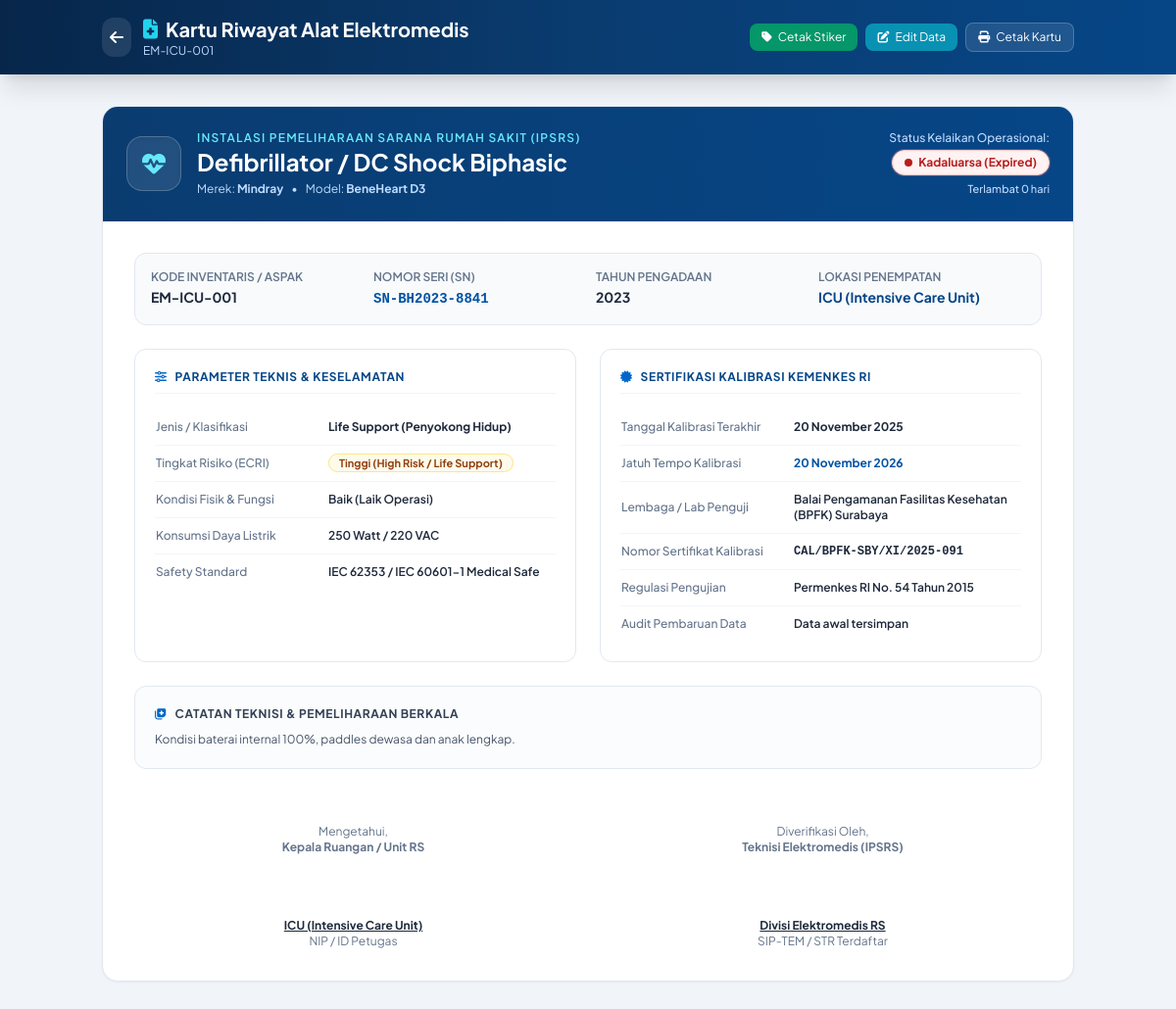
The app's page /detail.php?id=1 (signed in) with its own data.
### tables this page shows
CREATE TABLE `alat` (
  `id` INT AUTO_INCREMENT PRIMARY KEY,
  `kode_alat` VARCHAR(50) DEFAULT NULL,
  `nama_alat` VARCHAR(150) NOT NULL,
  `jenis_alat` VARCHAR(100) NOT NULL,
  `merek` VARCHAR(100) NOT NULL,
  `tipe_model` VARCHAR(100) DEFAULT NULL,
  `nomor_seri` VARCHAR(100) DEFAULT NULL,
  `tahun` VARCHAR(20) DEFAULT NULL,
  `lokasi` VARCHAR(150) NOT NULL,
  `tgl_kalibrasi_terakhir` DATE DEFAULT NULL,
  `tgl_kalibrasi_berikutnya` DATE DEFAULT NULL,
  `status_kalibrasi` VARCHAR(80) DEFAULT NULL,
  `lembaga_kalibrasi` VARCHAR(150) DEFAULT NULL,
  `no_sertifikat` VARCHAR(120) DEFAULT NULL,
  `kondisi` VARCHAR(80) DEFAULT 'Baik (Laik Operasi)',
  `daya_listrik` VARCHAR(80) DEFAULT NULL,
  `tingkat_risiko` VARCHAR(80) DEFAULT 'Sedang (Medium Risk)',
  `keterangan` TEXT DEFAULT NULL,
  `updated_by` VARCHAR(100) DEFAULT NULL,
  `updated_at` TIMESTAMP NULL DEFAULT NULL ON UPDATE CURRENT_TIMESTAMP,
  `created_at` TIMESTAMP DEFAULT CURRENT_TIMESTAMP
);

### config.php (called while the page is built, shortened)
<?php
function calculate_calibration_badge($tgl_berikutnya) {
    $today = new DateTime();
    $target = new DateTime($tgl_berikutnya);
    $diff = $today->diff($target);
    $isPast = $today > $target;
    $days = $diff->days;
    if ($isPast) {
        return [
            'status' => 'Kadaluarsa (Expired)',
            'badge' => 'bg-red-50 text-red-700 border-red-200 ring-1 ring-red-400/30',
            'days' => -$days,
            'text' => 'Terlambat ' . $days . ' hari'
        ];
    }
}

### detail.php (the view, shortened to what this page needs)
<?php
require_once __DIR__ . '/config.php';
$id = isset($_GET['id']) ? (int)$_GET['id'] : 0;
$stmt = $pdo->prepare("SELECT * FROM alat WHERE id = ?");
$stmt->execute([$id]);
$alat = $stmt->fetch();
$calBadge = calculate_calibration_badge($alat['tgl_kalibrasi_berikutnya']);
?>
<!DOCTYPE html>
<html lang="id">
<head>
    <script src="https://cdn.tailwindcss.com"></script>
    <link rel="stylesheet" href="https://cdnjs.cloudflare.com/ajax/libs/font-awesome/6.4.0/css/all.min.css">
</head>
<body class="bg-slate-100 min-h-screen text-slate-800 antialiased print:bg-white">
    <header class="bg-gradient-to-r from-medical-950 via-medical-900 to-medical-800 text-white shadow-xl print:hidden">
        <div class="max-w-5xl mx-auto px-4 py-4 flex items-center justify-between">
            <div class="flex items-center gap-3">
                <a href="index.php" class="p-2 bg-white/10 hover:bg-white/20 rounded-xl transition-all">
                    <i class="fa-solid fa-arrow-left"></i>
                </a>
                <div>
                    <h1 class="text-xl font-bold flex items-center gap-2">
                        <i class="fa-solid fa-file-medical text-cyan-400"></i>
                        <span>Kartu Riwayat Alat Elektromedis</span>
                    </h1>
                    <p class="text-xs text-blue-200"><?php echo htmlspecialchars($alat['kode_alat'] ?: 'ID: #' . $alat['id']); ?></p>
                </div>
            </div>
            <div class="flex items-center gap-2">
                <a href="cetak_label.php?id=<?php echo $alat['id']; ?>" target="_blank" class="text-xs bg-emerald-600 hover:bg-emerald-700 text-white px-3 py-1.5 rounded-lg shadow-sm transition-all flex items-center gap-1.5">
                    <i class="fa-solid fa-tag"></i>
                    <span>Cetak Stiker</span>
                </a>
                <a href="edit.php?id=<?php echo $alat['id']; ?>" class="text-xs bg-cyan-600 hover:bg-cyan-700 text-white px-3 py-1.5 rounded-lg shadow-sm transition-all flex items-center gap-1.5">
                    <i class="fa-solid fa-pen-to-square"></i>
                    <span>Edit Data</span>
                </a>
                <button onclick="window.print()" class="text-xs bg-white/10 hover:bg-white/20 text-white px-3 py-1.5 rounded-lg border border-white/20 transition-all flex items-center gap-1.5">
                    <i class="fa-solid fa-print"></i>
                    <span>Cetak Kartu</span>
                </button>
            </div>
        </div>
    </header>
    <main class="max-w-5xl mx-auto px-4 py-8">
        <div class="bg-white rounded-2xl shadow-sm border border-slate-200 overflow-hidden">
            <div class="p-6 bg-gradient-to-r from-medical-900 to-medical-800 text-white flex flex-col sm:flex-row sm:items-center justify-between gap-4">
                <div class="flex items-center gap-4">
                    <div class="w-14 h-14 rounded-2xl bg-white/10 border border-white/20 flex items-center justify-center text-cyan-300 text-2xl shadow-inner">
                        <i class="fa-solid fa-heart-pulse"></i>
                    </div>
                    <div>
                        <div class="text-xs uppercase tracking-widest text-cyan-300 font-semibold">Instalasi Pemeliharaan Sarana Rumah Sakit (IPSRS)</div>
                        <h2 class="text-2xl font-bold"><?php echo htmlspecialchars($alat['nama_alat']); ?></h2>
                        <div class="flex items-center gap-2 text-xs text-blue-200 mt-1">
                            <span>Merek: <strong><?php echo htmlspecialchars($alat['merek']); ?></strong></span>
                            <span>•</span>
                            <span>Model: <strong><?php echo htmlspecialchars($alat['tipe_model'] ?: '-'); ?></strong></span>
                        </div>
                    </div>
                </div>
                <div class="flex flex-col sm:items-end gap-1">
                    <span class="text-xs text-blue-200 font-medium">Status Kelaikan Operasional:</span>
                    <span class="inline-flex items-center gap-1.5 px-3 py-1 rounded-full text-xs font-bold border <?php echo $calBadge['badge']; ?>">
                        <span class="w-2 h-2 rounded-full bg-current"></span>
                        <?php echo $calBadge['status']; ?>
                    </span>
                    <span class="text-[11px] text-blue-200 font-medium mt-0.5"><?php echo $calBadge['text']; ?></span>
                </div>
            </div>
            <div class="p-6 sm:p-8 space-y-6">
                <div class="grid grid-cols-2 sm:grid-cols-4 gap-4 p-4 rounded-xl bg-slate-50 border border-slate-200">
                    <div>
                        <span class="text-xs text-slate-500 uppercase font-semibold block">Kode Inventaris / ASPAK</span>
                        <span class="text-sm font-bold text-slate-800"><?php echo htmlspecialchars($alat['kode_alat'] ?: '-'); ?></span>
                    </div>
                    <div>
                        <span class="text-xs text-slate-500 uppercase font-semibold block">Nomor Seri (SN)</span>
                        <span class="text-sm font-bold font-mono text-medical-700"><?php echo htmlspecialchars($alat['nomor_seri'] ?: '-'); ?></span>
                    </div>
                    <div>
                        <span class="text-xs text-slate-500 uppercase font-semibold block">Tahun Pengadaan</span>
                        <span class="text-sm font-bold text-slate-800"><?php echo htmlspecialchars($alat['tahun'] ?: '-'); ?></span>
                    </div>
                    <div>
                        <span class="text-xs text-slate-500 uppercase font-semibold block">Lokasi Penempatan</span>
                        <span class="text-sm font-bold text-medical-800"><?php echo htmlspecialchars($alat['lokasi']); ?></span>
                    </div>
                </div>
                <div class="grid grid-cols-1 md:grid-cols-2 gap-6">
                    <div class="border border-slate-200 rounded-xl p-5 bg-white">
                        <h3 class="text-xs font-bold text-medical-800 uppercase tracking-wider mb-4 pb-2 border-b border-slate-100 flex items-center gap-2">
                            <i class="fa-solid fa-sliders text-medical-600"></i>
                            <span>Parameter Teknis & Keselamatan</span>
                        </h3>
                        <table class="w-full text-xs">
                            <tbody class="divide-y divide-slate-100">
                                <tr>
                                    <td class="py-2.5 text-slate-500 font-medium w-44">Jenis / Klasifikasi</td>
                                    <td class="py-2.5 text-slate-800 font-bold"><?php echo htmlspecialchars($alat['jenis_alat']); ?></td>
                                </tr>
                                <tr>
                                    <td class="py-2.5 text-slate-500 font-medium">Tingkat Risiko (ECRI)</td>
                                    <td class="py-2.5">
                                        <span class="px-2.5 py-0.5 rounded-full text-[11px] font-bold bg-amber-50 text-amber-800 border border-amber-200">
                                            <?php echo htmlspecialchars($alat['tingkat_risiko'] ?: 'Sedang'); ?>
                                        </span>
                                    </td>
                                </tr>
                                <tr>
                                    <td class="py-2.5 text-slate-500 font-medium">Kondisi Fisik & Fungsi</td>
                                    <td class="py-2.5 text-slate-800 font-semibold"><?php echo htmlspecialchars($alat['kondisi']); ?></td>
                                </tr>
                                <tr>
                                    <td class="py-2.5 text-slate-500 font-medium">Konsumsi Daya Listrik</td>
                                    <td class="py-2.5 text-slate-800 font-semibold"><?php echo htmlspecialchars($alat['daya_listrik'] ?: '-'); ?></td>
                                </tr>
                                <tr>
                                    <td class="py-2.5 text-slate-500 font-medium">Safety Standard</td>
                                    <td class="py-2.5 text-slate-800 font-semibold">IEC 62353 / IEC 60601-1 Medical Safe</td>
                                </tr>
                            </tbody>
                        </table>
                    </div>
                    <div class="border border-slate-200 rounded-xl p-5 bg-white">
                        <h3 class="text-xs font-bold text-medical-800 uppercase tracking-wider mb-4 pb-2 border-b border-slate-100 flex items-center gap-2">
                            <i class="fa-solid fa-certificate text-medical-600"></i>
                            <span>Sertifikasi Kalibrasi Kemenkes RI</span>
                        </h3>
                        <table class="w-full text-xs">
                            <tbody class="divide-y divide-slate-100">
                                <tr>
                                    <td class="py-2.5 text-slate-500 font-medium w-44">Tanggal Kalibrasi Terakhir</td>
                                    <td class="py-2.5 text-slate-800 font-bold">
                                        <?php echo $alat['tgl_kalibrasi_terakhir'] ? date('d F Y', strtotime($alat['tgl_kalibrasi_terakhir'])) : '-'; ?>
                                    </td>
                                </tr>
                                <tr>
                                    <td class="py-2.5 text-slate-500 font-medium">Jatuh Tempo Kalibrasi</td>
                                    <td class="py-2.5 text-medical-700 font-bold">
                                        <?php echo $alat['tgl_kalibrasi_berikutnya'] ? date('d F Y', strtotime($alat['tgl_kalibrasi_berikutnya'])) : '-'; ?>
                                    </td>
                                </tr>
                                <tr>
                                    <td class="py-2.5 text-slate-500 font-medium">Lembaga / Lab Penguji</td>
                                    <td class="py-2.5 text-slate-800 font-semibold"><?php echo htmlspecialchars($alat['lembaga_kalibrasi'] ?: '-'); ?></td>
                                </tr>
                                <tr>
                                    <td class="py-2.5 text-slate-500 font-medium">Nomor Sertifikat Kalibrasi</td>
                                    <td class="py-2.5 text-slate-800 font-mono font-semibold"><?php echo htmlspecialchars($alat['no_sertifikat'] ?: '-'); ?></td>
                                </tr>
                                <tr>
                                    <td class="py-2.5 text-slate-500 font-medium">Regulasi Pengujian</td>
                                    <td class="py-2.5 text-slate-800 font-semibold">Permenkes RI No. 54 Tahun 2015</td>
                                </tr>
                                <tr>
                                    <td class="py-2.5 text-slate-500 font-medium">Audit Pembaruan Data</td>
                                    <td class="py-2.5 text-slate-800 font-semibold">
                                        <?php echo !empty($alat['updated_at']) ? date('d/m/Y H:i', strtotime($alat['updated_at'])) . ' WIB' : 'Data awal tersimpan'; ?>
                                    </td>
                                </tr>
                            </tbody>
                        </table>
                    </div>
                </div>
                <div class="border border-slate-200 rounded-xl p-5 bg-slate-50/50">
                    <h3 class="text-xs font-bold text-slate-700 uppercase tracking-wider mb-2 flex items-center gap-2">
                        <i class="fa-solid fa-notes-medical text-medical-600"></i>
                        <span>Catatan Teknisi & Pemeliharaan Berkala</span>
                    </h3>
                    <p class="text-xs text-slate-600 leading-relaxed">
                        <?php echo nl2br(htmlspecialchars($alat['keterangan'] ?: 'Tidak ada catatan khusus untuk alat ini. Seluruh parameter pengujian berada dalam toleransi batas laik operasional.')); ?>
                    </p>
                </div>
                <div class="pt-8 grid grid-cols-2 gap-8 text-center text-xs">
                    <div>
                        <p class="text-slate-500 mb-16">Mengetahui,<br><strong>Kepala Ruangan / Unit RS</strong></p>
                        <p class="font-bold text-slate-800 underline"><?php echo htmlspecialchars($alat['lokasi']); ?></p>
                        <p class="text-slate-500">NIP / ID Petugas</p>
                    </div>
                    <div>
                        <p class="text-slate-500 mb-16">Diverifikasi Oleh,<br><strong>Teknisi Elektromedis (IPSRS)</strong></p>
                        <p class="font-bold text-slate-800 underline">Divisi Elektromedis RS</p>
                        <p class="text-slate-500">SIP-TEM / STR Terdaftar</p>
                    </div>
                </div>
            </div>
        </div>
    </main>
</body>
</html>

### records on screen
alat: kode_alat "EM-ICU-001", nama_alat "Defibrillator / DC Shock Biphasic", merek "Mindray", tipe_model "BeneHeart D3", tgl_kalibrasi_berikutnya "Kadaluarsa (Expired)", tgl_kalibrasi_berikutnya "Terlambat 0 hari", nomor_seri "SN-BH2023-8841", tahun "2023", lokasi "ICU (Intensive Care Unit)", jenis_alat "Life Support (Penyokong Hidup)", tingkat_risiko "Tinggi (High Risk / Life Support)", kondisi "Baik (Laik Operasi)", daya_listrik "250 Watt / 220 VAC", tgl_kalibrasi_terakhir "20 November 2025", tgl_kalibrasi_berikutnya "20 November 2026", lembaga_kalibrasi "Balai Pengamanan Fasilitas Kesehatan (BPFK) Surabaya", no_sertifikat "CAL/BPFK-SBY/XI/2025-091", keterangan "Kondisi baterai internal 100%, paddles dewasa dan anak lengkap."
